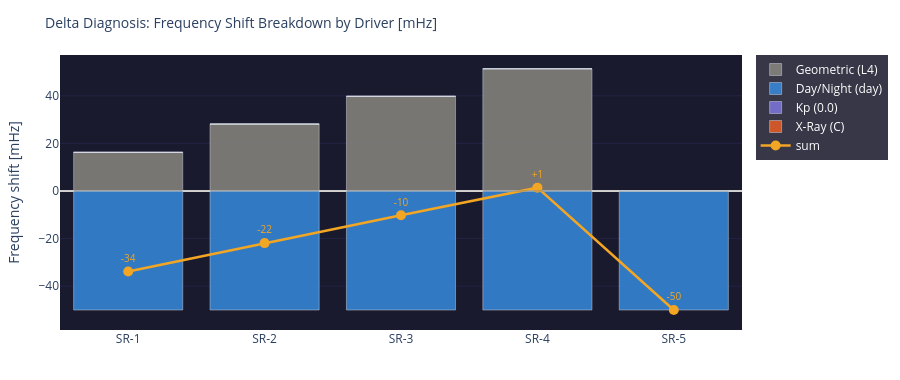

The notebook cell saved with this chart:
### Code cell
# ============================================================
# DELTA DIAGNOSIS: geometric (L4) vs. non-geometric (modulatory)
# Core question: What fraction of the expected frequency shift
# comes from pure cavity geometry, and which from other drivers?
# ============================================================

modes_d = list(SR_REF.keys())
geom_components   = [geom_delta_mhz.get(n, 0)   for n in modes_d]
daynight_components = [day_night_shift_mhz       for _ in modes_d]
kp_components     = [kp_shift_mhz                for _ in modes_d]
xray_components   = [xray_shift_mhz              for _ in modes_d]
totals            = [expected[n]['freq_shift_mHz'] for n in modes_d]

fig = go.Figure()
fig.add_trace(go.Bar(name='Geometric (L4)',
    x=[f'SR-{n}' for n in modes_d], y=geom_components,
    marker_color='#888780', opacity=0.85))
fig.add_trace(go.Bar(name=f'Day/Night ({l4_day_night})',
    x=[f'SR-{n}' for n in modes_d], y=daynight_components,
    marker_color='#378ADD', opacity=0.85))
fig.add_trace(go.Bar(name=f'Kp ({kp_val:.1f})',
    x=[f'SR-{n}' for n in modes_d], y=kp_components,
    marker_color='#7F77DD', opacity=0.85))
fig.add_trace(go.Bar(name=f'X-Ray ({l4_xray_class})',
    x=[f'SR-{n}' for n in modes_d], y=xray_components,
    marker_color='#E85D24', opacity=0.85))

# Total as a Line
fig.add_trace(go.Scatter(
    x=[f'SR-{n}' for n in modes_d], y=totals,
    mode='lines+markers+text', name='sum',
    line=dict(color='#F2A623', width=2.5),
    marker=dict(size=10, color='#F2A623'),
    text=[f'{t:+.0f}' for t in totals],
    textposition='top center',
    textfont=dict(color='#F2A623', size=10)
))

fig.add_hline(y=0, line_color='#888780', line_width=0.8)
fig.update_layout(
    title=dict(text='Delta Diagnosis: Frequency Shift Breakdown by Driver [mHz]', font=dict(size=14)),
    barmode='relative',
    yaxis=dict(title='Frequency shift [mHz]', gridcolor='#222244'),
    height=380, plot_bgcolor='#1a1a2e', paper_bgcolor='rgba(0,0,0,0)',
    margin=dict(l=60, r=30, t=55, b=50),
    legend=dict(bgcolor='rgba(20,20,40,0.85)', font=dict(color='white'))
)
fig.show()

# interpretation
geom_total_sr1     = abs(geom_components[0])
non_geom_total_sr1 = abs(daynight_components[0]) + abs(kp_components[0]) + abs(xray_components[0])
ratio = non_geom_total_sr1 / max(geom_total_sr1, 1.0)
print(f'\nSR-1 driver ratio:')
print(f'  geometric:       {geom_total_sr1:.1f} mHz')
print(f'  non-geometric:   {non_geom_total_sr1:.1f} mHz')
print(f'  ratio:           {ratio:.1f}x')
if ratio > 3:
    print('  → Non-geometric factors clearly dominant (verification of Layer-4 hypothesis)')

### Figure 1 — Plotly figure (JSON) as saved in the notebook; plotly's stock layout.template omitted (floating-point values rounded to 4 significant figures)
{"data": [{"marker": {"color": "#888780"}, "name": "Geometric (L4)", "opacity": 0.85, "type": "bar", "x": ["SR-1", "SR-2", "SR-3", "SR-4", "SR-5"], "y": [16.24, 28.13, 39.78, 51.35, 0]}, {"marker": {"color": "#378ADD"}, "name": "Day/Night (day)", "opacity": 0.85, "type": "bar", "x": ["SR-1", "SR-2", "SR-3", "SR-4", "SR-5"], "y": [-50, -50, -50, -50, -50]}, {"marker": {"color": "#7F77DD"}, "name": "Kp (0.0)", "opacity": 0.85, "type": "bar", "x": ["SR-1", "SR-2", "SR-3", "SR-4", "SR-5"], "y": [-0.0, -0.0, -0.0, -0.0, -0.0]}, {"marker": {"color": "#E85D24"}, "name": "X-Ray (C)", "opacity": 0.85, "type": "bar", "x": ["SR-1", "SR-2", "SR-3", "SR-4", "SR-5"], "y": [0, 0, 0, 0, 0]}, {"line": {"color": "#F2A623", "width": 2.5}, "marker": {"color": "#F2A623", "size": 10}, "mode": "lines+markers+text", "name": "sum", "text": ["-34", "-22", "-10", "+1", "-50"], "textfont": {"color": "#F2A623", "size": 10}, "textposition": "top center", "type": "scatter", "x": ["SR-1", "SR-2", "SR-3", "SR-4", "SR-5"], "y": [-33.8, -21.9, -10.2, 1.4, -50.0]}], "layout": {"barmode": "relative", "height": 380, "legend": {"bgcolor": "rgba(20,20,40,0.85)", "font": {"color": "white"}}, "margin": {"b": 50, "l": 60, "r": 30, "t": 55}, "paper_bgcolor": "rgba(0,0,0,0)", "plot_bgcolor": "#1a1a2e", "shapes": [{"line": {"color": "#888780", "width": 0.8}, "type": "line", "x0": 0, "x1": 1, "xref": "x domain", "y0": 0, "y1": 0, "yref": "y"}], "title": {"font": {"size": 14}, "text": "Delta Diagnosis: Frequency Shift Breakdown by Driver [mHz]"}, "yaxis": {"gridcolor": "#222244", "title": {"text": "Frequency shift [mHz]"}}}}
